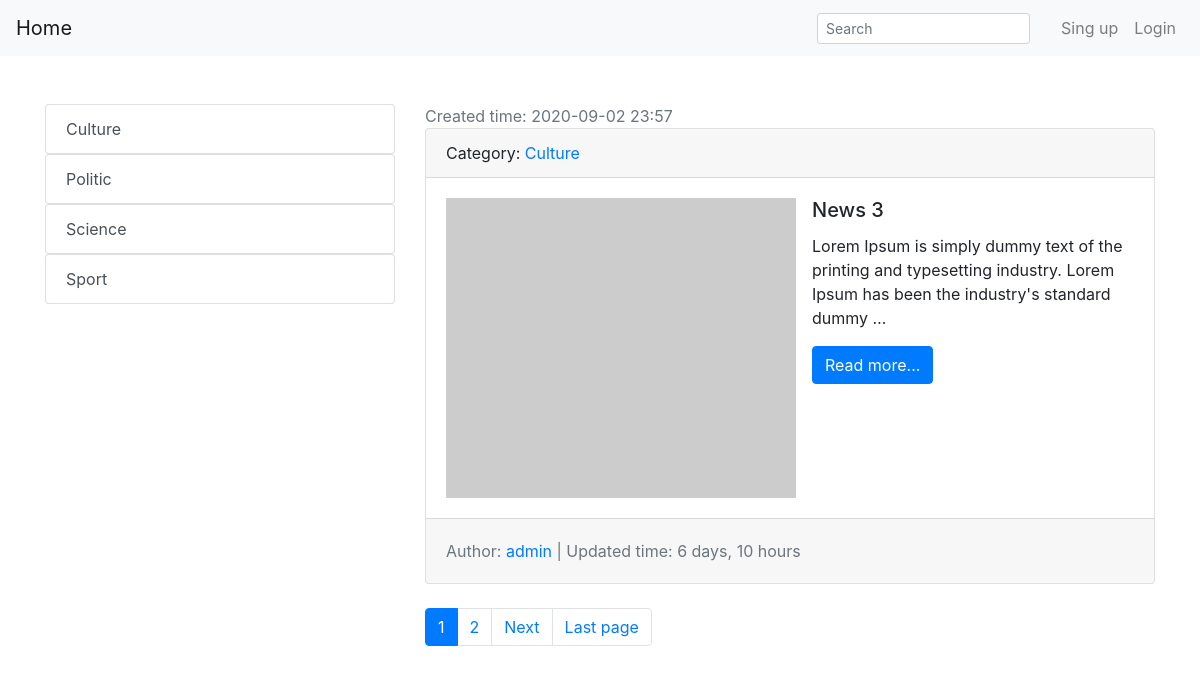
Screenshot of /4/categories/ with the database file from the repository.
### post/models.py (models this page shows, shortened)
class Category(models.Model):
    title=models.CharField(max_length=150,db_index=True,verbose_name='Kategoriya nomi')
    def get_absolute_url(self):
        return reverse('category_list',kwargs={'pk':self.pk})
        pass
    def __str__(self):
        return self.title
    class Meta:
        verbose_name='Kategoriya'
        verbose_name_plural='Kategori'
        ordering=['title']

class News(models.Model):
    title=models.CharField(max_length=150,verbose_name='Title')
    content=models.TextField(verbose_name='Content')
    created_at=models.DateTimeField(auto_now_add=True,verbose_name='Nashr sanasi')
    update_at=models.DateTimeField(auto_now=True,verbose_name='Yangilangan nashr sanasi')
    photo=models.ImageField(upload_to='photos/%Y/%m/%d/',verbose_name='Photo',blank=True)
    is_published=models.BooleanField(default=True,verbose_name='Publish')
    category=models.ForeignKey('Category',on_delete=models.PROTECT,null=True,verbose_name='Category')
    author=models.ForeignKey(settings.AUTH_USER_MODEL,verbose_name='Author',on_delete=models.CASCADE,null=True)
    likes = models.ManyToManyField(settings.AUTH_USER_MODEL, related_name='blog_post',blank=True)
    def get_absolute_url(self):
        return reverse('post_datail',kwargs={'pk':self.pk})
    class Meta:
        verbose_name='Yangilik'
        verbose_name_plural='Yangiliklar'
        ordering=['-created_at']

### users/models.py (models this page shows)
class customuser(AbstractUser):
    age=models.PositiveIntegerField(default=0,blank=True)
    bio=models.TextField(blank=True)
    photo=models.ImageField(upload_to='user_photos/',blank=True)
    name=models.CharField(max_length=255,blank=True)
    surname=models.CharField(max_length=255,blank=True)

### post/views.py (the view)
# urls.py: path('<int:pk>/categories/', CategoryListView.as_view(), name='category_list'),
class CategoryListView(generic.ListView):
    model = News
    template_name = 'category.html'
    paginate_by = 1
    def get_queryset(self):
        return News.objects.filter(is_published=True,category_id=self.kwargs['pk']).select_related('category')

### post/templatetags/tags.py (called while the page is built)
@register.simple_tag(name='category_list')
def show_category():
    return  Category.objects.all()

### templates/category.html
{%extends 'base.html'%}
{%block sidebar%}
{%include 'inc/_sidebar.html'%}
{%endblock%}
{%block content%}
{%for item in  object_list%}
<div class="text-muted">
   Created time: {{item.created_at|date:'Y-m-d H:i'}}
</div>
<div class="card mb-4">
  <div class="card-header">
      Category: <a href="">{{item.category}}</a>
  </div>
  <div class="card-body">
       <div class="media">
          {% if item.photo %}
              <img src="{{item.photo.url}}" alt="" width="350" class="mr-3">
        {% else %}
              <img src="https://picsum.photos/seed/picsum/350/300" alt="" class="mr-3">
        {% endif %}
          <div class="media-body">
            <h5 class="card-title">{{item.title}}</h5>
            <p class="card-text">{{item.content |truncatewords:20}}</p>
            <a href="{{item.get_absolute_url}}" class="btn btn-primary">Read more...</a>
          </div>
             </div>
  </div>
    <div class=" card-footer text-muted " >
        <ul class="navbar-nav">
            <li class="nav-link">
              Author: <a class="text-left">{{item.author}}</a> |
                Updated time: {{item.update_at|timesince}}
            </li>
        </ul>
    </div>
</div>
{%endfor%}
{%endblock%}

### templates/inc/_sidebar.html
{%load tags%}
{%category_list as category%}
{%for item in category%}
<div class="list-group">
  <a href="{{item.get_absolute_url}}" class="list-group-item list-group-item-action">{{item.title}}</a>
</div>
{%endfor%}

### rows the page displays
Category: title "Culture"
Category: title "Politic"
Category: title "Science"
Category: title "Sport"
News: created_at "2020-09-02 23:57", category "Culture", title "News 3", content "Lorem Ipsum is simply dummy text of the printing and typesetting industry. Lorem Ipsum has been the industry's standard dummy …", author "admin", update_at "6 days, 10 hours"

### other values shown
{{ page }} "1"
{{ page }} "2"
